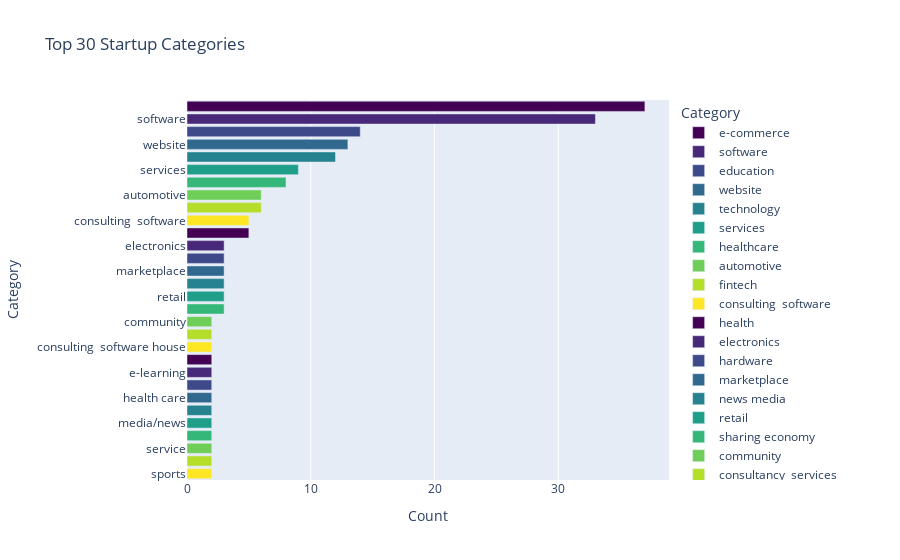

Here is the notebook cell this chart was saved with:
### Code cell
import plotly.express as px

# Reset index and rename columns for better readability
cat_wise_df = cat_wise.reset_index()
cat_wise_df.columns = ['Category', 'Count']

# Plot using Plotly Express
fig = px.bar(cat_wise_df, x='Count', y='Category', title='Top 30 Startup Categories', orientation='h',
             color='Category', color_discrete_sequence=px.colors.sequential.Viridis)

# Show the plot
fig.show()

### Figure 1 — Plotly figure (JSON) as saved in the notebook; plotly's stock layout.template omitted (floating-point values rounded to 4 significant figures)
{"data": [{"alignmentgroup": "True", "hovertemplate": "Category=%{y}<br>Count=%{x}<extra></extra>", "legendgroup": "e-commerce", "marker": {"color": "#440154", "pattern": {"shape": ""}}, "name": "e-commerce", "offsetgroup": "e-commerce", "orientation": "h", "showlegend": true, "textposition": "auto", "type": "bar", "x": [37], "xaxis": "x", "y": ["e-commerce"], "yaxis": "y"}, {"alignmentgroup": "True", "hovertemplate": "Category=%{y}<br>Count=%{x}<extra></extra>", "legendgroup": "software", "marker": {"color": "#482878", "pattern": {"shape": ""}}, "name": "software", "offsetgroup": "software", "orientation": "h", "showlegend": true, "textposition": "auto", "type": "bar", "x": [33], "xaxis": "x", "y": ["software"], "yaxis": "y"}, {"alignmentgroup": "True", "hovertemplate": "Category=%{y}<br>Count=%{x}<extra></extra>", "legendgroup": "education", "marker": {"color": "#3e4989", "pattern": {"shape": ""}}, "name": "education", "offsetgroup": "education", "orientation": "h", "showlegend": true, "textposition": "auto", "type": "bar", "x": [14], "xaxis": "x", "y": ["education"], "yaxis": "y"}, {"alignmentgroup": "True", "hovertemplate": "Category=%{y}<br>Count=%{x}<extra></extra>", "legendgroup": "website", "marker": {"color": "#31688e", "pattern": {"shape": ""}}, "name": "website", "offsetgroup": "website", "orientation": "h", "showlegend": true, "textposition": "auto", "type": "bar", "x": [13], "xaxis": "x", "y": ["website"], "yaxis": "y"}, {"alignmentgroup": "True", "hovertemplate": "Category=%{y}<br>Count=%{x}<extra></extra>", "legendgroup": "technology", "marker": {"color": "#26828e", "pattern": {"shape": ""}}, "name": "technology", "offsetgroup": "technology", "orientation": "h", "showlegend": true, "textposition": "auto", "type": "bar", "x": [12], "xaxis": "x", "y": ["technology"], "yaxis": "y"}, {"alignmentgroup": "True", "hovertemplate": "Category=%{y}<br>Count=%{x}<extra></extra>", "legendgroup": "services", "marker": {"color": "#1f9e89", "pattern": {"shape": ""}}, "name": "services", "offsetgroup": "services", "orientation": "h", "showlegend": true, "textposition": "auto", "type": "bar", "x": [9], "xaxis": "x", "y": ["services"], "yaxis": "y"}, {"alignmentgroup": "True", "hovertemplate": "Category=%{y}<br>Count=%{x}<extra></extra>", "legendgroup": "healthcare", "marker": {"color": "#35b779", "pattern": {"shape": ""}}, "name": "healthcare", "offsetgroup": "healthcare", "orientation": "h", "showlegend": true, "textposition": "auto", "type": "bar", "x": [8], "xaxis": "x", "y": ["healthcare"], "yaxis": "y"}, {"alignmentgroup": "True", "hovertemplate": "Category=%{y}<br>Count=%{x}<extra></extra>", "legendgroup": "automotive", "marker": {"color": "#6ece58", "pattern": {"shape": ""}}, "name": "automotive", "offsetgroup": "automotive", "orientation": "h", "showlegend": true, "textposition": "auto", "type": "bar", "x": [6], "xaxis": "x", "y": ["automotive"], "yaxis": "y"}, {"alignmentgroup": "True", "hovertemplate": "Category=%{y}<br>Count=%{x}<extra></extra>", "legendgroup": "fintech", "marker": {"color": "#b5de2b", "pattern": {"shape": ""}}, "name": "fintech", "offsetgroup": "fintech", "orientation": "h", "showlegend": true, "textposition": "auto", "type": "bar", "x": [6], "xaxis": "x", "y": ["fintech"], "yaxis": "y"}, {"alignmentgroup": "True", "hovertemplate": "Category=%{y}<br>Count=%{x}<extra></extra>", "legendgroup": "consulting  software", "marker": {"color": "#fde725", "pattern": {"shape": ""}}, "name": "consulting  software", "offsetgroup": "consulting  software", "orientation": "h", "showlegend": true, "textposition": "auto", "type": "bar", "x": [5], "xaxis": "x", "y": ["consulting  software"], "yaxis": "y"}, {"alignmentgroup": "True", "hovertemplate": "Category=%{y}<br>Count=%{x}<extra></extra>", "legendgroup": "health", "marker": {"color": "#440154", "pattern": {"shape": ""}}, "name": "health", "offsetgroup": "health", "orientation": "h", "showlegend": true, "textposition": "auto", "type": "bar", "x": [5], "xaxis": "x", "y": ["health"], "yaxis": "y"}, {"alignmentgroup": "True", "hovertemplate": "Category=%{y}<br>Count=%{x}<extra></extra>", "legendgroup": "electronics", "marker": {"color": "#482878", "pattern": {"shape": ""}}, "name": "electronics", "offsetgroup": "electronics", "orientation": "h", "showlegend": true, "textposition": "auto", "type": "bar", "x": [3], "xaxis": "x", "y": ["electronics"], "yaxis": "y"}, {"alignmentgroup": "True", "hovertemplate": "Category=%{y}<br>Count=%{x}<extra></extra>", "legendgroup": "hardware", "marker": {"color": "#3e4989", "pattern": {"shape": ""}}, "name": "hardware", "offsetgroup": "hardware", "orientation": "h", "showlegend": true, "textposition": "auto", "type": "bar", "x": [3], "xaxis": "x", "y": ["hardware"], "yaxis": "y"}, {"alignmentgroup": "True", "hovertemplate": "Category=%{y}<br>Count=%{x}<extra></extra>", "legendgroup": "marketplace", "marker": {"color": "#31688e", "pattern": {"shape": ""}}, "name": "marketplace", "offsetgroup": "marketplace", "orientation": "h", "showlegend": true, "textposition": "auto", "type": "bar", "x": [3], "xaxis": "x", "y": ["marketplace"], "yaxis": "y"}, {"alignmentgroup": "True", "hovertemplate": "Category=%{y}<br>Count=%{x}<extra></extra>", "legendgroup": "news media", "marker": {"color": "#26828e", "pattern": {"shape": ""}}, "name": "news media", "offsetgroup": "news media", "orientation": "h", "showlegend": true, "textposition": "auto", "type": "bar", "x": [3], "xaxis": "x", "y": ["news media"], "yaxis": "y"}, {"alignmentgroup": "True", "hovertemplate": "Category=%{y}<br>Count=%{x}<extra></extra>", "legendgroup": "retail", "marker": {"color": "#1f9e89", "pattern": {"shape": ""}}, "name": "retail", "offsetgroup": "retail", "orientation": "h", "showlegend": true, "textposition": "auto", "type": "bar", "x": [3], "xaxis": "x", "y": ["retail"], "yaxis": "y"}, {"alignmentgroup": "True", "hovertemplate": "Category=%{y}<br>Count=%{x}<extra></extra>", "legendgroup": "sharing economy", "marker": {"color": "#35b779", "pattern": {"shape": ""}}, "name": "sharing economy", "offsetgroup": "sharing economy", "orientation": "h", "showlegend": true, "textposition": "auto", "type": "bar", "x": [3], "xaxis": "x", "y": ["sharing economy"], "yaxis": "y"}, {"alignmentgroup": "True", "hovertemplate": "Category=%{y}<br>Count=%{x}<extra></extra>", "legendgroup": "community", "marker": {"color": "#6ece58", "pattern": {"shape": ""}}, "name": "community", "offsetgroup": "community", "orientation": "h", "showlegend": true, "textposition": "auto", "type": "bar", "x": [2], "xaxis": "x", "y": ["community"], "yaxis": "y"}, {"alignmentgroup": "True", "hovertemplate": "Category=%{y}<br>Count=%{x}<extra></extra>", "legendgroup": "consultancy  services", "marker": {"color": "#b5de2b", "pattern": {"shape": ""}}, "name": "consultancy  services", "offsetgroup": "consultancy  services", "orientation": "h", "showlegend": true, "textposition": "auto", "type": "bar", "x": [2], "xaxis": "x", "y": ["consultancy  services"], "yaxis": "y"}, {"alignmentgroup": "True", "hovertemplate": "Category=%{y}<br>Count=%{x}<extra></extra>", "legendgroup": "consulting  software house", "marker": {"color": "#fde725", "pattern": {"shape": ""}}, "name": "consulting  software house", "offsetgroup": "consulting  software house", "orientation": "h", "showlegend": true, "textposition": "auto", "type": "bar", "x": [2], "xaxis": "x", "y": ["consulting  software house"], "yaxis": "y"}, {"alignmentgroup": "True", "hovertemplate": "Category=%{y}<br>Count=%{x}<extra></extra>", "legendgroup": "digital media", "marker": {"color": "#440154", "pattern": {"shape": ""}}, "name": "digital media", "offsetgroup": "digital media", "orientation": "h", "showlegend": true, "textposition": "auto", "type": "bar", "x": [2], "xaxis": "x", "y": ["digital media"], "yaxis": "y"}, {"alignmentgroup": "True", "hovertemplate": "Category=%{y}<br>Count=%{x}<extra></extra>", "legendgroup": "e-learning", "marker": {"color": "#482878", "pattern": {"shape": ""}}, "name": "e-learning", "offsetgroup": "e-learning", "orientation": "h", "showlegend": true, "textposition": "auto", "type": "bar", "x": [2], "xaxis": "x", "y": ["e-learning"], "yaxis": "y"}, {"alignmentgroup": "True", "hovertemplate": "Category=%{y}<br>Count=%{x}<extra></extra>", "legendgroup": "financial information services", "marker": {"color": "#3e4989", "pattern": {"shape": ""}}, "name": "financial information services", "offsetgroup": "financial information services", "orientation": "h", "showlegend": true, "textposition": "auto", "type": "bar", "x": [2], "xaxis": "x", "y": ["financial information services"], "yaxis": "y"}, {"alignmentgroup": "True", "hovertemplate": "Category=%{y}<br>Count=%{x}<extra></extra>", "legendgroup": "health care", "marker": {"color": "#31688e", "pattern": {"shape": ""}}, "name": "health care", "offsetgroup": "health care", "orientation": "h", "showlegend": true, "textposition": "auto", "type": "bar", "x": [2], "xaxis": "x", "y": ["health care"], "yaxis": "y"}, {"alignmentgroup": "True", "hovertemplate": "Category=%{y}<br>Count=%{x}<extra></extra>", "legendgroup": "media", "marker": {"color": "#26828e", "pattern": {"shape": ""}}, "name": "media", "offsetgroup": "media", "orientation": "h", "showlegend": true, "textposition": "auto", "type": "bar", "x": [2], "xaxis": "x", "y": ["media"], "yaxis": "y"}, {"alignmentgroup": "True", "hovertemplate": "Category=%{y}<br>Count=%{x}<extra></extra>", "legendgroup": "media/news", "marker": {"color": "#1f9e89", "pattern": {"shape": ""}}, "name": "media/news", "offsetgroup": "media/news", "orientation": "h", "showlegend": true, "textposition": "auto", "type": "bar", "x": [2], "xaxis": "x", "y": ["media/news"], "yaxis": "y"}, {"alignmentgroup": "True", "hovertemplate": "Category=%{y}<br>Count=%{x}<extra></extra>", "legendgroup": "saas", "marker": {"color": "#35b779", "pattern": {"shape": ""}}, "name": "saas", "offsetgroup": "saas", "orientation": "h", "showlegend": true, "textposition": "auto", "type": "bar", "x": [2], "xaxis": "x", "y": ["saas"], "yaxis": "y"}, {"alignmentgroup": "True", "hovertemplate": "Category=%{y}<br>Count=%{x}<extra></extra>", "legendgroup": "service", "marker": {"color": "#6ece58", "pattern": {"shape": ""}}, "name": "service", "offsetgroup": "service", "orientation": "h", "showlegend": true, "textposition": "auto", "type": "bar", "x": [2], "xaxis": "x", "y": ["service"], "yaxis": "y"}, {"alignmentgroup": "True", "hovertemplate": "Category=%{y}<br>Count=%{x}<extra></extra>", "legendgroup": "software  education", "marker": {"color": "#b5de2b", "pattern": {"shape": ""}}, "name": "software  education", "offsetgroup": "software  education", "orientation": "h", "showlegend": true, "textposition": "auto", "type": "bar", "x": [2], "xaxis": "x", "y": ["software  education"], "yaxis": "y"}, {"alignmentgroup": "True", "hovertemplate": "Category=%{y}<br>Count=%{x}<extra></extra>", "legendgroup": "sports", "marker": {"color": "#fde725", "pattern": {"shape": ""}}, "name": "sports", "offsetgroup": "sports", "orientation": "h", "showlegend": true, "textposition": "auto", "type": "bar", "x": [2], "xaxis": "x", "y": ["sports"], "yaxis": "y"}], "layout": {"barmode": "relative", "legend": {"title": {"text": "Category"}, "tracegroupgap": 0}, "title": {"text": "Top 30 Startup Categories"}, "xaxis": {"anchor": "y", "domain": [0, 1], "title": {"text": "Count"}}, "yaxis": {"anchor": "x", "categoryarray": ["sports", "software  education", "service", "saas", "media/news", "media", "health care", "financial information services", "e-learning", "digital media", "consulting  software house", "consultancy  services", "community", "sharing economy", "retail", "news media", "marketplace", "hardware", "electronics", "health", "consulting  software", "fintech", "automotive", "healthcare", "services", "technology", "website", "education", "software", "e-commerce"], "categoryorder": "array", "domain": [0, 1], "title": {"text": "Category"}}}}
